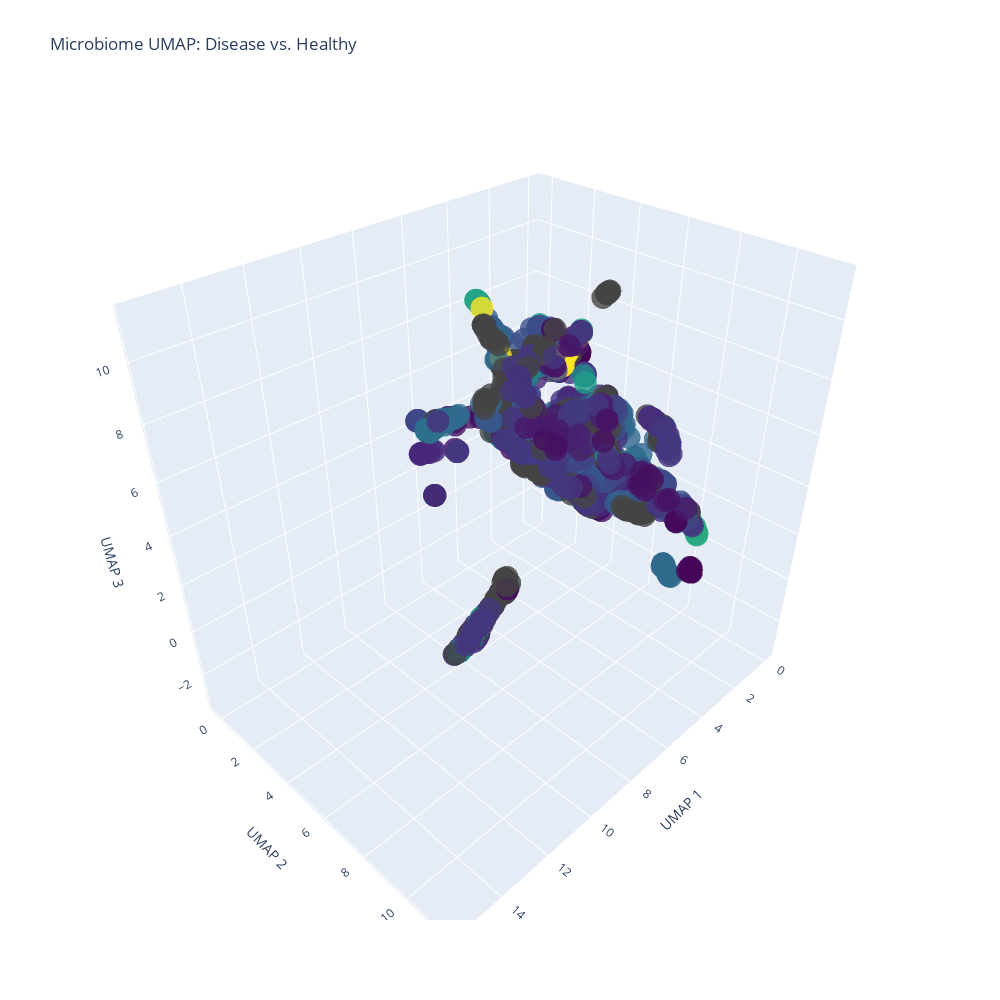

The code cell stored with this chart in its notebook:
### Code cell
fig_3d = go.Figure()
fig_3d.add_trace(go.Scatter3d(
    x=umap_df["umap_3d_x"],
    y=umap_df["umap_3d_y"],
    z=umap_df["umap_3d_z"],
    mode='markers',
    name=thisDiag,
    marker=dict(color=umap_df["Age.at.diagnosis"],
                colorscale = 'Viridis',
                opacity=0.8),
    # name=sp,
    # marker_color=feature_metadata[thisMask]['diagnosis'],
    customdata=umap_df[['External.ID', 'Participant.ID']],
    hovertemplate=(
        "External.ID: %{customdata[0]}<br>"
        "Participant.ID: %{customdata[1]}<extra></extra>"
        )
    )
)

fig_3d.update_layout(
        title='Microbiome UMAP: Disease vs. Healthy',
        scene = dict(
        xaxis_title='UMAP 1',
        yaxis_title='UMAP 2',
        zaxis_title='UMAP 3'),
        width = 1000,
        height = 1000,
        legend_title='Diagnosis'
)
fig_3d.show()

### Figure 1 — Plotly figure (JSON) as saved in the notebook; plotly's stock layout.template omitted (floating-point values rounded to 4 significant figures; data arrays with more than 128 entries replaced by an {"elided": "..."} marker saying what was removed)
{"data": [{"customdata": {"elided": "1627x2 str values"}, "hovertemplate": "External.ID: %{customdata[0]}<br>Participant.ID: %{customdata[1]}<extra></extra>", "marker": {"color": {"elided": "1627 int values"}, "colorscale": [[0, "#440154"], [0.1111, "#482878"], [0.2222, "#3e4989"], [0.3333, "#31688e"], [0.4444, "#26828e"], [0.5556, "#1f9e89"], [0.6667, "#35b779"], [0.7778, "#6ece58"], [0.8889, "#b5de2b"], [1, "#fde725"]], "opacity": 0.8}, "mode": "markers", "name": "nonIBD", "type": "scatter3d", "x": {"elided": "1627 float values"}, "y": {"elided": "1627 float values"}, "z": {"elided": "1627 float values"}}], "layout": {"height": 1000, "legend": {"title": {"text": "Diagnosis"}}, "scene": {"xaxis": {"title": {"text": "UMAP 1"}}, "yaxis": {"title": {"text": "UMAP 2"}}, "zaxis": {"title": {"text": "UMAP 3"}}}, "title": {"text": "Microbiome UMAP: Disease vs. Healthy"}, "width": 1000}}
